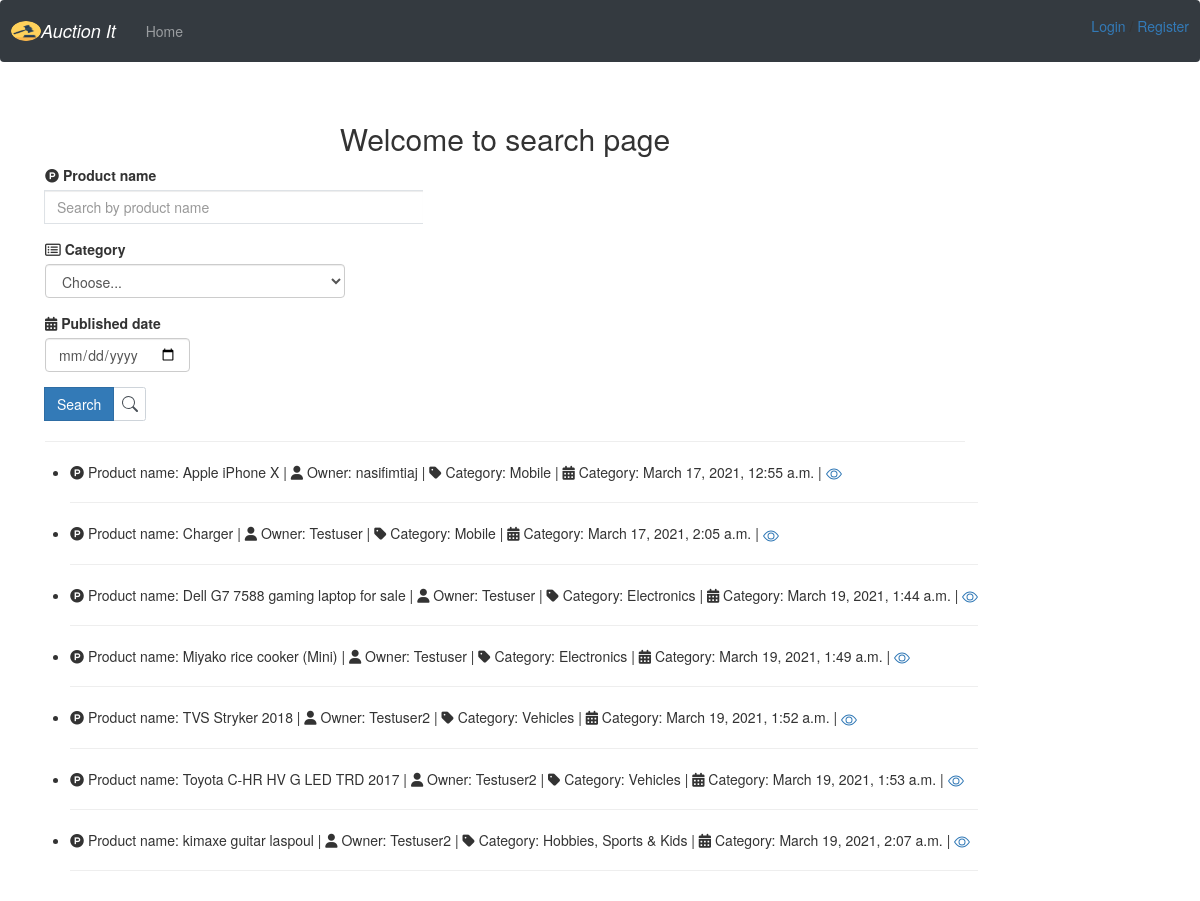
/search/, run on an earlier commit of the app's database.
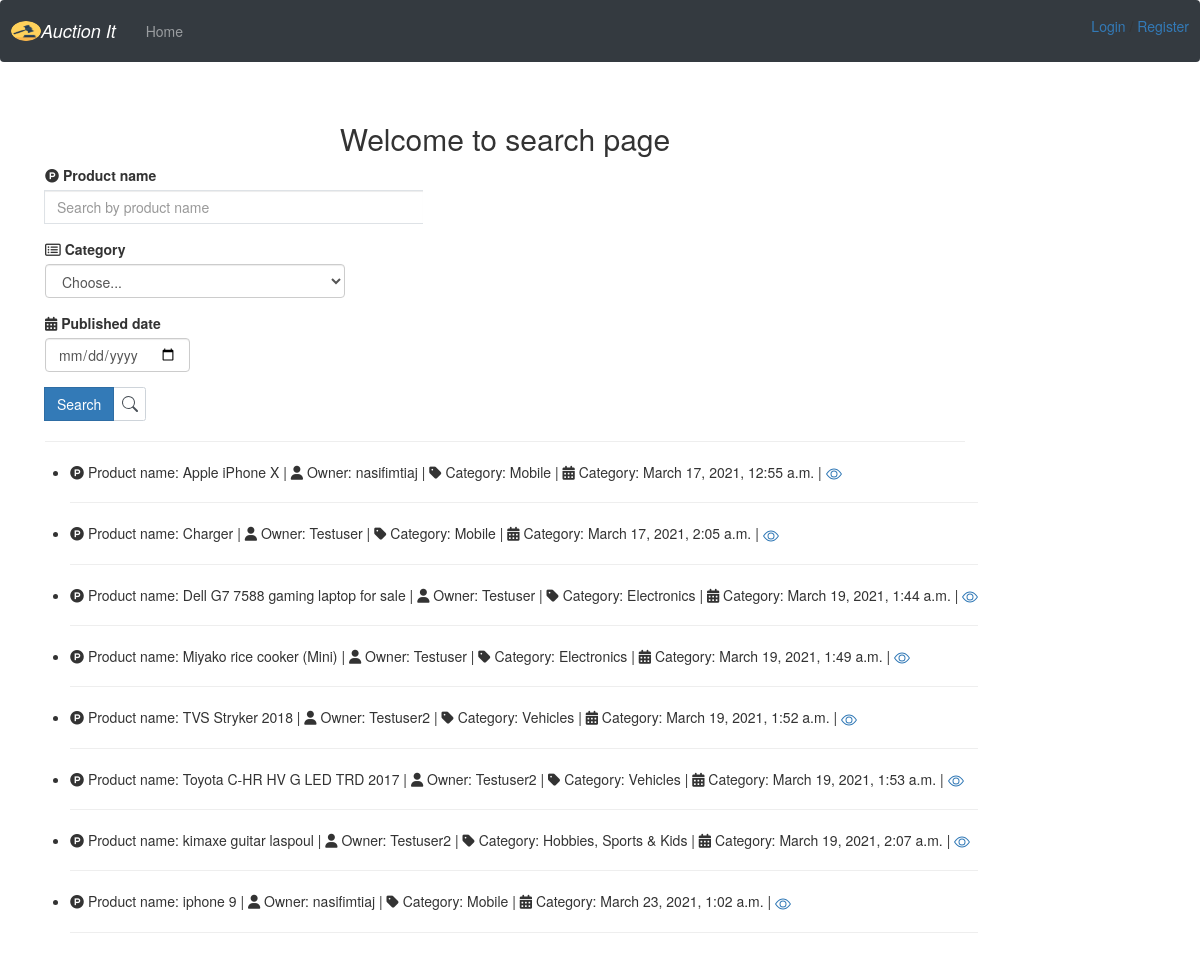
And on a later commit of the database.
### core/models.py (models this page shows, shortened)
class AuctionItem(models.Model):
    name = models.CharField(max_length=50)
    owner = models.ForeignKey(User, on_delete=models.CASCADE)
    category = models.ForeignKey(Category, on_delete=models.CASCADE)
    date_posted = models.DateTimeField(default=timezone.now)
    is_sold = models.BooleanField(default=False)
    location = models.ForeignKey(Location, on_delete=models.CASCADE)
    color = models.CharField(max_length=50)
    model = models.CharField(max_length=50)
    description = models.TextField()

class Category(models.Model):
    title = models.CharField(max_length=50)
    timestamp =  models.DateTimeField(default=datetime.now, blank=True)
    description = models.TextField(default="none")
    image = models.ImageField(default="default_cat", upload_to='Category_pics')
    def __str__(self):
        return self.title

### core/views.py (the view)
# urls.py: path('search/', BootstrapFilterView, name='bootstrap'),
def BootstrapFilterView(request):
    qs = AuctionItem.objects.all()
    title_contains_query = request.GET.get('title_contains')
    category = request.GET.get('category')
    published_Date = request.GET.get('published_Date')
    if is_valid_queryparam(title_contains_query):
        qs = qs.filter(name__icontains=title_contains_query)
    if is_valid_queryparam(category) and category != 'Choose...':
        qs = qs.filter(category=category)
    if is_valid_queryparam(published_Date):
        qs = qs.filter(date_posted__date=published_Date)
    if is_valid_queryparam(category) and category != 'Choose...':
        qs = qs.filter(categories__name=category)
    context = {
        'queryset': qs,
        'categories': Category.objects.all()
    }
    return render(request, 'core/search.html', context)

### core/views.py (called while the page is built)
def is_valid_queryparam(param):
    return param != '' and param is not None

### core/templates/core/search.html (shortened to what this page needs)
{% extends 'core/base.html' %}
{% block content %}
<head>
    <link href="https://maxcdn.bootstrapcdn.com/font-awesome/4.3.0/css/font-awesome.min.css" rel="stylesheet">
    <link href="https://maxcdn.bootstrapcdn.com/font-awesome/4.7.0/css/font-awesome.min.css" rel="stylesheet">
</head>
        <h2 align="center">Welcome to search page</h2>
     <form method="GET" action=".">
         <i class="fa fa-product-hunt" aria-hidden="true"></i>
        <label for="category">Product name</label>
        <div class="form-row">
            <div class="form-group col-5">
                <div class="input-group">
                      <span class="input-group-append">
                            <input class="form-control py-2 border-right-0 border" type="search" name="title_contains" placeholder="Search by product name" />
                    </span>
                </div>
            </div>
        </div>
        <div class="form-row">
            <div class="form-group col-md-4">
               <i class="fa fa-list-alt" aria-hidden="true"></i> <label for="category">Category</label>
                <select id="category" class="form-control" name="category">
                  <option selected>Choose...</option>
                </select>
              </div>
        </div>
          <div class="form-row">
            <div class="form-group col-md-2 col-lg-2">
                <i class="fa fa-calendar" aria-hidden="true"></i>
                    <label for="publishedDate">Published date</label>
                    <input type="date" class="form-control" id="publishedDate" name="published_Date">
                  </div>
          </div>
            <div class="input-group">
                      <span class="input-group-append">
                          <button type="submit" class="btn btn-primary">Search</button>
                        <div class="input-group-text bg-transparent">
                        </div>
                    </span>
                </div>
     </form>
      <hr />
      <div class="row">
        <ul>
          {% for item in queryset %}
            <li>
             <i class="fa fa-product-hunt" aria-hidden="true"></i> Product name:  {{ item.name }}          |
              <span><i class="fa fa-user" aria-hidden="true"></i>  Owner: {{ item.owner}}</span>           |
              <span><i class="fa fa-tag" aria-hidden="true"></i>   Category: {{ item.category}}</span>            |
              <span> <i class="fa fa-calendar" aria-hidden="true"></i>   Category: {{ item.date_posted}}</span>            |
           <a href="{% url 'center:detail_product' item.id %}"> </a>
            </li>
            <hr />
            {% empty %}
    <td>No results to show.</td>
          {% endfor %}
        </ul>
      </div>
{% endblock %}

What changed in the data, as far as the page shows it:
added AuctionItem: name "iphone 9", owner "nasifimtiaj", category "Mobile", date_posted "March 23, 2021, 1:02 a.m."
